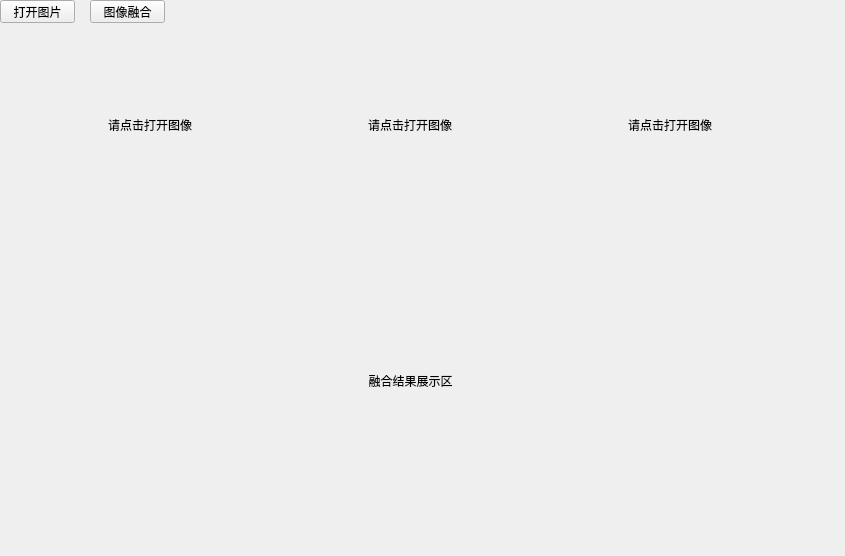
<?xml version="1.0" encoding="UTF-8"?>
<ui version="4.0">
 <class>QtStitcherDemo</class>
 <widget class="QWidget" name="QtStitcherDemo">
  <property name="geometry">
   <rect>
    <x>0</x>
    <y>0</y>
    <width>845</width>
    <height>556</height>
   </rect>
  </property>
  <property name="windowTitle">
   <string>QtStitcherDemo</string>
  </property>
  <widget class="QLabel" name="pic_show_1">
   <property name="geometry">
    <rect>
     <x>30</x>
     <y>50</y>
     <width>240</width>
     <height>150</height>
    </rect>
   </property>
   <property name="text">
    <string>请点击打开图像</string>
   </property>
   <property name="scaledContents">
    <bool>false</bool>
   </property>
   <property name="alignment">
    <set>Qt::AlignCenter</set>
   </property>
  </widget>
  <widget class="QLabel" name="pic_show_2">
   <property name="geometry">
    <rect>
     <x>290</x>
     <y>50</y>
     <width>240</width>
     <height>150</height>
    </rect>
   </property>
   <property name="text">
    <string>请点击打开图像</string>
   </property>
   <property name="alignment">
    <set>Qt::AlignCenter</set>
   </property>
  </widget>
  <widget class="QLabel" name="pic_show_3">
   <property name="geometry">
    <rect>
     <x>550</x>
     <y>50</y>
     <width>240</width>
     <height>150</height>
    </rect>
   </property>
   <property name="text">
    <string>请点击打开图像</string>
   </property>
   <property name="alignment">
    <set>Qt::AlignCenter</set>
   </property>
  </widget>
  <widget class="QPushButton" name="picOpenbutton">
   <property name="geometry">
    <rect>
     <x>0</x>
     <y>0</y>
     <width>75</width>
     <height>23</height>
    </rect>
   </property>
   <property name="text">
    <string>打开图片</string>
   </property>
  </widget>
  <widget class="QPushButton" name="picOpenbutton_2">
   <property name="geometry">
    <rect>
     <x>90</x>
     <y>0</y>
     <width>75</width>
     <height>23</height>
    </rect>
   </property>
   <property name="text">
    <string>图像融合</string>
   </property>
  </widget>
  <widget class="QLabel" name="pic_merge">
   <property name="geometry">
    <rect>
     <x>30</x>
     <y>230</y>
     <width>761</width>
     <height>301</height>
    </rect>
   </property>
   <property name="text">
    <string>融合结果展示区</string>
   </property>
   <property name="alignment">
    <set>Qt::AlignCenter</set>
   </property>
  </widget>
 </widget>
 <layoutdefault spacing="6" margin="11"/>
 <resources/>
 <connections>
  <connection>
   <sender>picOpenbutton</sender>
   <signal>clicked()</signal>
   <receiver>QtStitcherDemo</receiver>
   <slot>picOpenprocess()</slot>
   <hints>
    <hint type="sourcelabel">
     <x>68</x>
     <y>13</y>
    </hint>
    <hint type="destinationlabel">
     <x>67</x>
     <y>125</y>
    </hint>
   </hints>
  </connection>
  <connection>
   <sender>picOpenbutton_2</sender>
   <signal>clicked()</signal>
   <receiver>QtStitcherDemo</receiver>
   <slot>picStitcherProcess()</slot>
   <hints>
    <hint type="sourcelabel">
     <x>152</x>
     <y>14</y>
    </hint>
    <hint type="destinationlabel">
     <x>215</x>
     <y>11</y>
    </hint>
   </hints>
  </connection>
 </connections>
 <slots>
  <slot>picOpenprocess()</slot>
  <slot>picStitcherProcess()</slot>
 </slots>
</ui>
